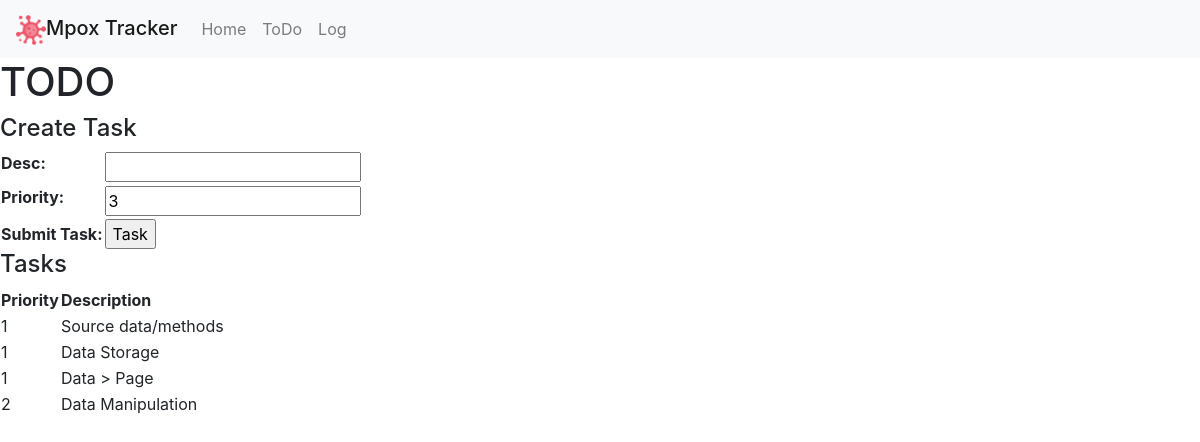
/todo, run on an earlier commit of the app's database.
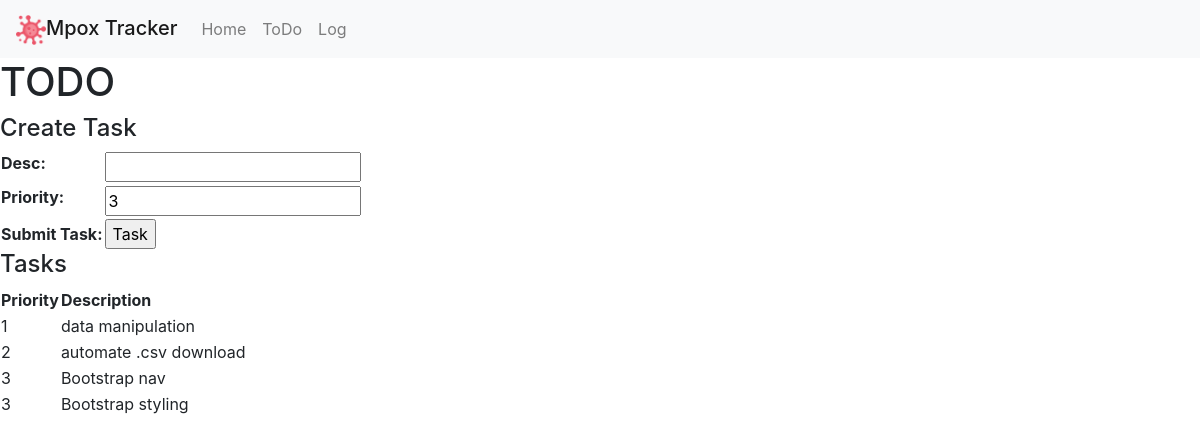
And on a later commit of the database.
### app/models.py (models this page shows, shortened)
class Task(models.Model):
    desc = models.CharField(blank=False, max_length=250)
    priority = models.IntegerField(default=3)

### app/views.py (the view)
# urls.py: path('todo', views.todo, name='todo'),
def todo(request):
    if request.method == 'GET':
        tasks = Task.objects.all().order_by('priority').values()
        form = TaskEntryForm()
        context = {
            "tasks": tasks,
            "form": form
        }
        return render(request, 'app/todo.html', context)
    else:
        form = TaskEntryForm(request.POST)
        if form.is_valid():
            entry = form.save()
            return redirect('todo')

### app/forms.py
class TaskEntryForm(ModelForm):
    class Meta:
        model = Task
        exclude = []

### app/templates/app/todo.html (shortened to what this page needs)
{% extends "app/layout.html" %}
{% block body %}
<h1>TODO</h1>
<h4>Create Task</h4>
<form class="createTask" action="{% url 'todo' %}" method="post">
    <table>
        {{ form.as_table }}
        <tr>
            <td>
                <b>Submit Task:</b>
            </td>
            <td>
                <input type="submit" value="Task" class="submit">
            </td>
        </tr>
    </table>
</form>
<h4>Tasks</h4>
<table>
    <tr>
        <th>Priority</th>
        <th>Description</th>
    </tr>
{% for task in tasks %}
    <tr>
        <td>{{ task.priority }}</td>
        <td>{{ task.desc }}</td>
    </tr>
{% endfor %}
</table>
{% endblock %}

What changed in the data, as far as the page shows it:
removed Task: priority "1", desc "Data Storage"
removed Task: priority "1", desc "Data > Page"
removed Task: priority "2", desc "Data Manipulation"
changed Task: desc "Source data/methods" → "data manipulation"
added Task: priority "2", desc "automate .csv download"
added Task: priority "3", desc "Bootstrap nav"
added Task: priority "3", desc "Bootstrap styling"
